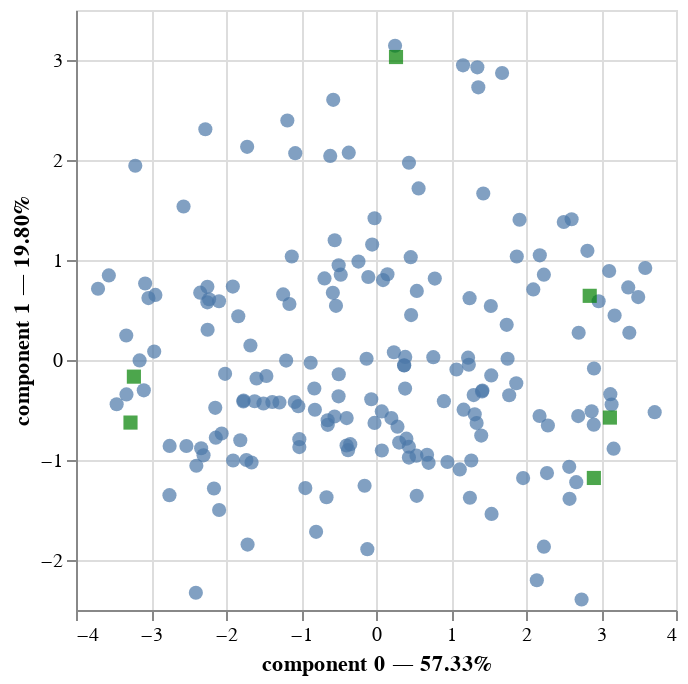

The notebook cell this image was saved under:
### Markdown cell above
Below we create a biplot of the phenotypes means.  This is an interactive plot so you can use the mouse to identify the ages (green squares) and phenotypes (blue points).

### Code cell
dcmn = dc.loc[:, [not("sd" in x) for x in dc.columns]]
pca = prince.PCA(n_components=2)
pca = pca.fit(dcmn)
pca.plot(dcmn)

### Figure 1 — Vega-Lite specification as saved in the notebook (floating-point values rounded to 4 significant figures; data arrays with more than 128 entries replaced by an {"elided": "..."} marker saying what was removed)
{"config": {"view": {"continuousWidth": 300, "continuousHeight": 300}}, "layer": [{"data": {"name": "data-2c7d5ef5a6a8ddf25f2c9680c28e0bad"}, "mark": {"type": "circle", "size": 50}, "encoding": {"tooltip": [{"field": "index", "type": "nominal"}, {"field": "component 0", "type": "quantitative"}, {"field": "component 1", "type": "quantitative"}], "x": {"axis": {"title": "component 0 — 57.33%"}, "field": "component 0", "scale": {"zero": false}, "type": "quantitative"}, "y": {"axis": {"title": "component 1 — 19.80%"}, "field": "component 1", "scale": {"zero": false}, "type": "quantitative"}}, "name": "view_1"}, {"data": {"name": "data-df88714ee5d980052f9712e0583ed0c5"}, "mark": {"type": "square", "color": "green", "size": 50}, "encoding": {"tooltip": [{"field": "variable", "type": "nominal"}], "x": {"field": "component 0", "scale": {"zero": false}, "type": "quantitative"}, "y": {"field": "component 1", "scale": {"zero": false}, "type": "quantitative"}}}], "params": [{"name": "param_1", "select": {"type": "interval", "encodings": ["x", "y"]}, "bind": "scales", "views": ["view_1"]}], "$schema": "https://vega.github.io/schema/vega-lite/v5.20.1.json", "datasets": {"data-2c7d5ef5a6a8ddf25f2c9680c28e0bad": {"elided": "182 records"}, "data-df88714ee5d980052f9712e0583ed0c5": [{"variable": "3_mn", "component 0": 3.119, "component 1": -0.5757, "label": "3_mn"}, {"variable": "5_mn", "component 0": 2.905, "component 1": -1.18, "label": "5_mn"}, {"variable": "8_mn", "component 0": 2.85, "component 1": 0.6417, "label": "8_mn"}, {"variable": "14_mn", "component 0": 0.2667, "component 1": 3.03, "label": "14_mn"}, {"variable": "20_mn", "component 0": -3.273, "component 1": -0.6257, "label": "20_mn"}, {"variable": "26_mn", "component 0": -3.228, "component 1": -0.1664, "label": "26_mn"}]}}
